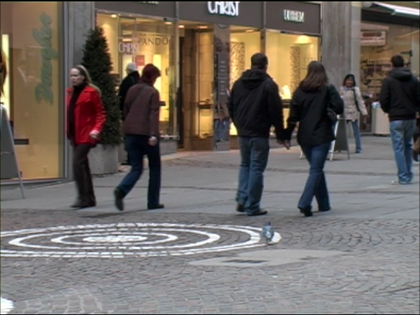
%> input picture p2/frames/DaMultiview-seq7022.png, 420 x 315 px, shrunk from 640 x 480 before the run
$ octave harris_blob_example.m   (GNU Octave 9; MATLAB toolbox functions it lacks are replaced by stand-ins)
%> lines starting %> are read from the running program, lines starting %| are printed output that depends on the picture
%> further down, sample is the input picture: size 315x420x3 uint8; mean R, G, B 112.5, 105.4, 100.1
### p2/matlab/harris.m
function [ output_args ] = harris( img, xmin, xmax, ymin, ymax )
%> called with xmin = 90, xmax = 140, ymin = 100, ymax = 300
%HARRIS Uses Harris corner detection to compute corner-points in an image.
% The corner detection is run on a box in the image as specified by
% the function argument.
%   img:            The image on which to perform corner detection
%   xmin:           The starting x-coordinate of the box.
%   xmax:           The ending x-coordinate of the box.
%   ymin:           The starting y-coordinate of the box.
%   ymax:           The ending y-coordinate of the box.
%   output_args:    This variable will contain an intensity image - high
%                   intensity values correspond to corners in the image.

k = 0.07;

img = double(img);
img = (img(:,:,1) + img(:,:,2) + img(:,:,3))/3;
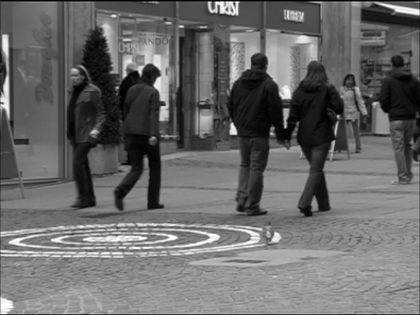
%> img: size 315x420 double; min 0, max 255, mean 106

imgPatch = img(ymin:ymax, xmin:xmax);

s_x = [-1 0 1; -2 0 2; -1 0 1];
s_y = [-1 -2 -1; 0 0 0; 1 2 1];

i_x = imfilter(imgPatch, s_x, 'corr', 'replicate');
i_y = imfilter(imgPatch, s_y, 'corr', 'replicate');

i_x2 = i_x .* i_x;
i_y2 = i_y .* i_y;
i_xy = i_x .* i_y;

gauss = gausswin(25);
gauss = imfilter(gauss, gauss', 'full');

s_x2 = imfilter(i_x2, gauss);
s_y2 = imfilter(i_y2, gauss);
s_xy = imfilter(i_xy, gauss);

r = imgPatch;

for i = 1:(ymax - ymin + 1)
    for j = 1:(xmax - xmin + 1)
        h = [ s_x2(i, j) s_xy(i, j); s_xy(i, j) s_y2(i, j) ];
        t = trace(h);
        d = det(h);

        r(i, j) = d - k * t * t;
    end
end
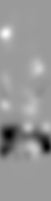
%> r: size 201x51 double; min -4.71e+12, max 3.08e+12, mean -105645677975; drawn with min black and max white

output_args = r;

end

### p2/matlab/blob2px.m
function [ output_args ] = blob2px( img, threshold, alpha )
%> called with threshold = 35, alpha = 0.15
%BLOB2PX Takes an intensity image and computes blob centroids.
%   img:            The intensity image.
%   threshold:      Amount of thesholding to perform. Range [1-255]
%   alpha:          Percent of blob to consider a corner.
%   output_args:    Array containing pixel locations of corners.
%                   First elem is row idx, second elem is col idx.

output_args = [];

% Image scaling code adopted from:
% http://www.mathworks.com/matlabcentral/answers/66406-how-to-convert-a-double-matrix-image-to-a-unit8-matrix
d = linspace(min(img(:)),max(img(:)),256);
%> d = 256 values from -4.71e+12 to 3.08e+12
img_scaled = uint8(arrayfun(@(x) find(abs(d(:)-x)== min(abs(d(:)-x))), img));

img_scaled = pruneMatrixScaled(img_scaled, alpha);

% imagesc(img_scaled);

bw_img = img_scaled < threshold;
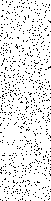
%> bw_img: size 201x51 logical; 91% white; black in thin lines or dots
bw_img = imcomplement(bw_img);
%> bw_img: size 201x51 logical; 9% white in thin lines or dots

% [8 lines of commented-out code are left out]

[rows,cols] = size(bw_img);
%> rows = 201; cols = 51
for i = 1 : rows
    for j = 1 : cols
        if (bw_img(i,j) == 1)
            px = zeros(2,1);
            px(1,1) = i;
            px(2,1) = j;
            output_args = [output_args px];
        end
    end
end
%> after the loop, output_args = 926 columns, first 8: [1 1 1 2 2 2 3 3; 3 22 28 7 13 36 7 11]; px = [201; 45]

end

### p2/matlab/pruneMatrixScaled.m
function [ out ] = pruneMatrixScaled( x, alpha )

out = x;

    for k = 1 : numel(out)
        if (rand() * 255 > out(k) * alpha)
            out(k) = 0;
        end
    end

end

### p2/matlab/harris_blob_example.m

threshold = 35;
alpha = 0.15;

sample = imread('../frames/DaMultiview-seq7022.png');
figure;
harris_img = harris(sample, 90, 140, 100, 300);
colormap(gray);
imagesc(harris_img);
corners = blob2px(harris_img, threshold, alpha);
%> corners has the same summary as output_args in blob2px

hold on;
for k = 1 : numel(corners) / 2
    plot(corners(2,k), corners(1,k), 'r*');
end
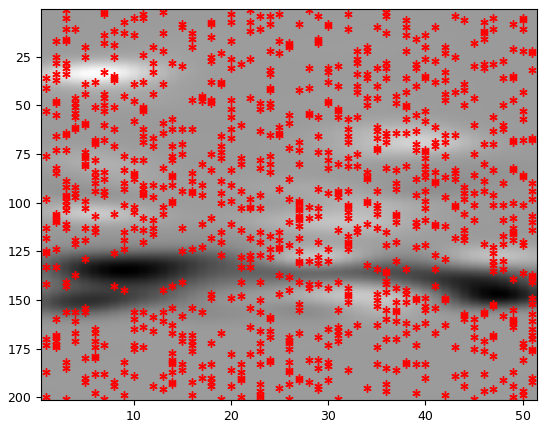
%> figure redrawn from the program's plot data
hold off;

sample2 = imread('../frames/DaMultiview-seq7022.png');
figure;
harris_img2 = harris(sample2, 90, 140, 100, 300);
colormap(gray);
imagesc(harris_img2);
corners2 = blob2px(harris_img2, threshold, alpha);
%> call 2 of blob2px, with threshold = 35, alpha = 0.15
%> call 2 of pruneMatrixScaled, with alpha = 0.15
%> after the loop in pruneMatrixScaled (call 2), `for k = 1 : numel(out)`:
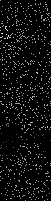
%> out: size 201x51 uint8; min 0, max 251, mean 13.6
%> in blob2px (call 2), `bw_img = img_scaled < threshold;`:
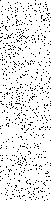
%> bw_img: size 201x51 logical; 91.3% white; black in thin lines or dots
%> in blob2px (call 2), `bw_img = imcomplement(bw_img);`: bw_img: size 201x51 logical; 8.7% white in thin lines or dots
%> after the loop in blob2px (call 2), `for i = 1 : rows`: output_args = 890 columns, first 8: [1 1 3 3 3 4 4 4; 1 36 9 18 46 16 21 29]
%> corners2 has the same summary as output_args in blob2px

hold on;
for k = 1 : numel(corners2) / 2
    plot(corners2(2,k), corners2(1,k), 'r*');
end
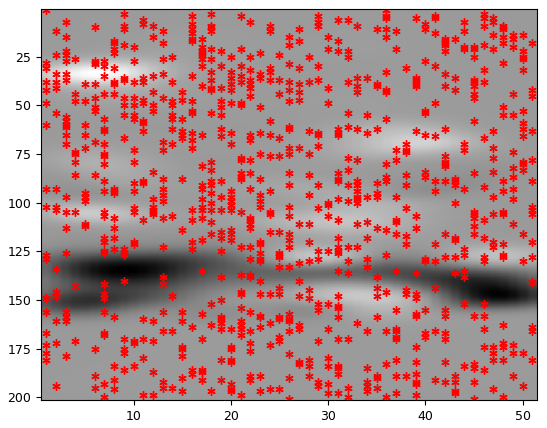
%> figure redrawn from the program's plot data
hold off;

$ run again, with p2/frames/DaMultiview-seq7025.png copied over p2/frames/DaMultiview-seq7022.png
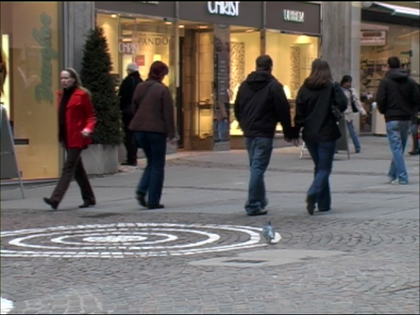
%> input picture p2/frames/DaMultiview-seq7025.png, 420 x 315 px, shrunk from 640 x 480 before the run
%> sample is the input picture: size 315x420x3 uint8; mean R, G, B 111.1, 104.1, 99
%> d = 256 values from -4.64e+12 to 2.41e+12
%> in blob2px, `bw_img = img_scaled < threshold;`:
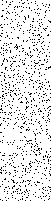
%> bw_img: size 201x51 logical; 90.2% white; black in thin lines or dots
%> after the loop in blob2px, `for i = 1 : rows`: output_args = 1009 columns, first 8: [1 1 1 2 2 2 3 3; 3 22 28 7 13 36 7 11]; px = [201; 45]
%> corners has the same summary as output_args in blob2px
%> corners2 = 967 columns, first 8: [1 1 1 1 3 3 3 4; 1 2 30 36 9 18 46 16]
%> after the loop `for k = 1 : numel(corners2) / 2`:
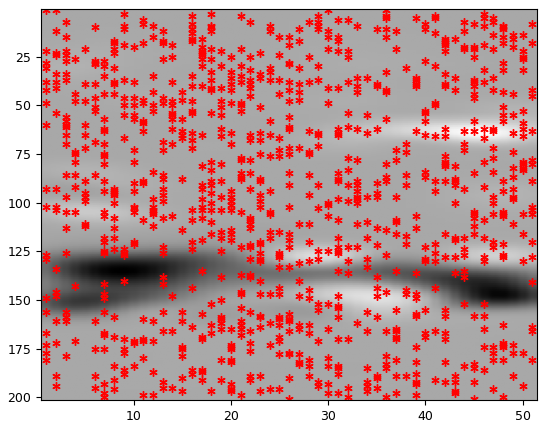
%> figure redrawn from the program's plot data
